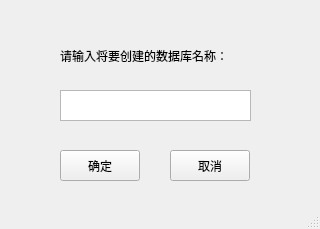
<?xml version="1.0" encoding="UTF-8"?>
<ui version="4.0">
 <class>DB_CreateWindow</class>
 <widget class="QMainWindow" name="DB_CreateWindow">
  <property name="geometry">
   <rect>
    <x>0</x>
    <y>0</y>
    <width>320</width>
    <height>229</height>
   </rect>
  </property>
  <property name="windowTitle">
   <string>MainWindow</string>
  </property>
  <widget class="QWidget" name="centralwidget">
   <widget class="QTextEdit" name="textEdit">
    <property name="geometry">
     <rect>
      <x>60</x>
      <y>90</y>
      <width>191</width>
      <height>31</height>
     </rect>
    </property>
   </widget>
   <widget class="QLabel" name="label">
    <property name="geometry">
     <rect>
      <x>60</x>
      <y>40</y>
      <width>181</width>
      <height>31</height>
     </rect>
    </property>
    <property name="text">
     <string>请输入将要创建的数据库名称：</string>
    </property>
   </widget>
   <widget class="QPushButton" name="confirmButton">
    <property name="geometry">
     <rect>
      <x>60</x>
      <y>150</y>
      <width>80</width>
      <height>31</height>
     </rect>
    </property>
    <property name="text">
     <string>确定</string>
    </property>
   </widget>
   <widget class="QPushButton" name="cancelButton">
    <property name="geometry">
     <rect>
      <x>170</x>
      <y>150</y>
      <width>80</width>
      <height>31</height>
     </rect>
    </property>
    <property name="text">
     <string>取消</string>
    </property>
   </widget>
  </widget>
  <widget class="QMenuBar" name="menubar">
   <property name="geometry">
    <rect>
     <x>0</x>
     <y>0</y>
     <width>320</width>
     <height>22</height>
    </rect>
   </property>
  </widget>
  <widget class="QStatusBar" name="statusbar"/>
 </widget>
 <resources/>
 <connections/>
</ui>
